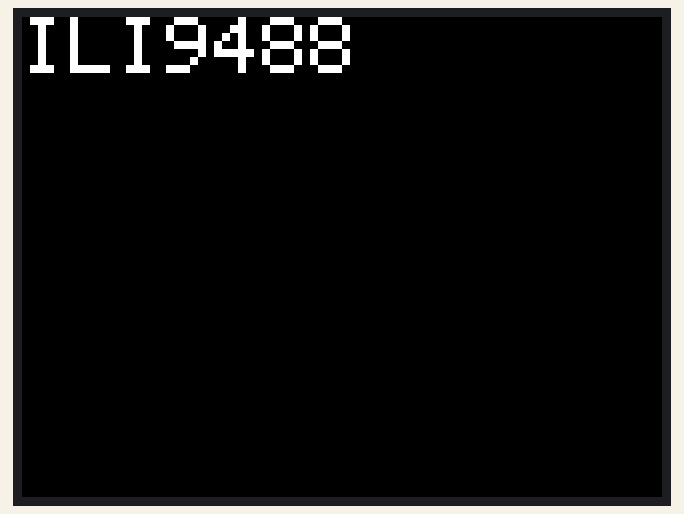
Recording of a sketch running on a simulated ESP32. On the bench: 320×240 colour display.

Above: at 0.4 s.

The sketch:

ILI9488.ino
```cpp
#include <SPI.h>
#include <TFT_eSPI.h>

TFT_eSPI tft = TFT_eSPI();

void setup()
{
  tft.begin();
  tft.init();
  tft.setRotation(1);
  tft.setTextSize(4);
  tft.println("ILI9488");
}

void loop()
{
}
```
